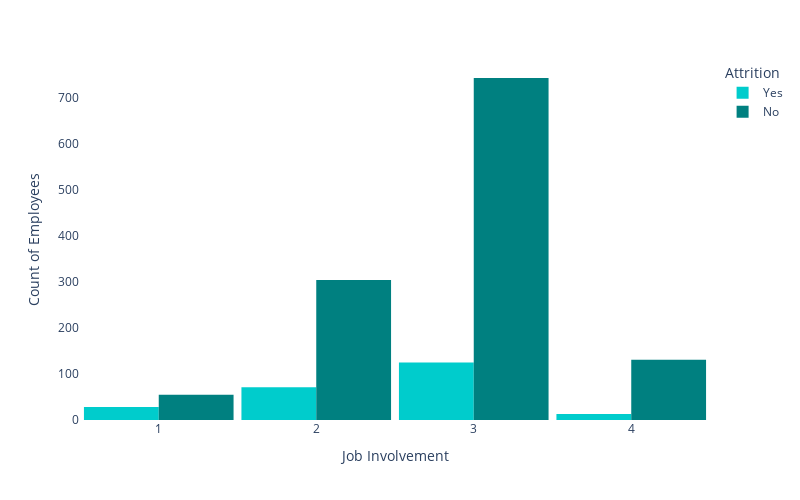

The notebook cell saved with this chart:
### Markdown cell above
#### 6. Does higher job involvement or performance ratings relate to longer tenures?

### Code cell
fig = px.histogram(df, x = 'JobInvolvement', color = 'Attrition', barmode = 'group', 
                   color_discrete_sequence = ['#00cccc', '#008080'])
fig.update_layout(bargap = 0.05, width = 800, height = 500, plot_bgcolor = '#FFFFFF')
fig.update_xaxes(title = 'Job Involvement', showgrid = False)
fig.update_yaxes(title = 'Count of Employees', showgrid = False)
fig.show()

### Figure 1 — Plotly figure (JSON) as saved in the notebook; plotly's stock layout.template omitted (floating-point values rounded to 4 significant figures; data arrays with more than 128 entries replaced by an {"elided": "..."} marker saying what was removed)
{"data": [{"alignmentgroup": "True", "bingroup": "x", "hovertemplate": "Attrition=Yes<br>JobInvolvement=%{x}<br>count=%{y}<extra></extra>", "legendgroup": "Yes", "marker": {"color": "#00cccc", "pattern": {"shape": ""}}, "name": "Yes", "offsetgroup": "Yes", "orientation": "v", "showlegend": true, "type": "histogram", "x": {"elided": "237 int values"}, "xaxis": "x", "yaxis": "y"}, {"alignmentgroup": "True", "bingroup": "x", "hovertemplate": "Attrition=No<br>JobInvolvement=%{x}<br>count=%{y}<extra></extra>", "legendgroup": "No", "marker": {"color": "#008080", "pattern": {"shape": ""}}, "name": "No", "offsetgroup": "No", "orientation": "v", "showlegend": true, "type": "histogram", "x": {"elided": "1233 int values"}, "xaxis": "x", "yaxis": "y"}], "layout": {"bargap": 0.05, "barmode": "group", "height": 500, "legend": {"title": {"text": "Attrition"}, "tracegroupgap": 0}, "margin": {"t": 60}, "plot_bgcolor": "#FFFFFF", "width": 800, "xaxis": {"anchor": "y", "domain": [0, 1], "showgrid": false, "title": {"text": "Job Involvement"}}, "yaxis": {"anchor": "x", "domain": [0, 1], "showgrid": false, "title": {"text": "Count of Employees"}}}}
